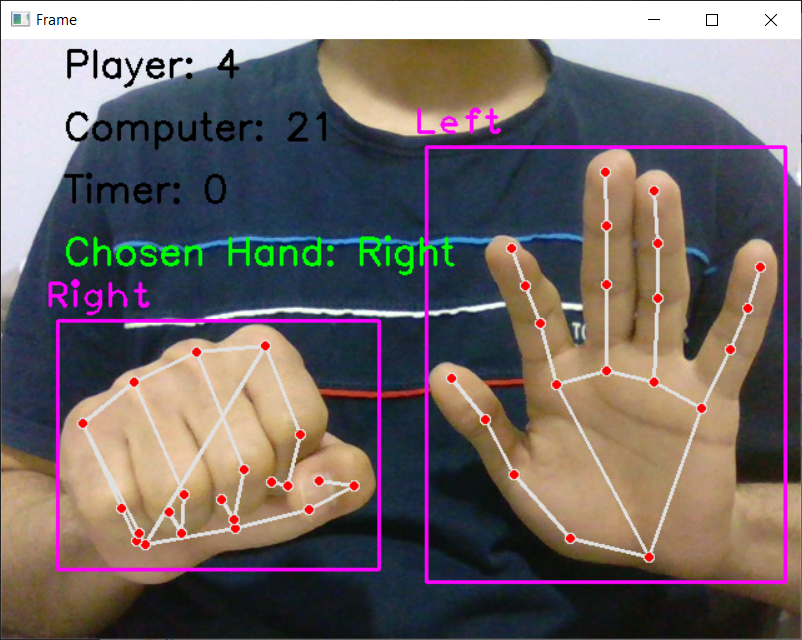
#> input picture golyapooch.PNG, 802 x 640 px
$ python -i golyapooch.py   (imports and definitions only)
#> lines starting #> are read from the running program, lines starting #| are printed output that depends on the picture; after the words box and inside, x2 and y2 are one past the last pixel; in counts of white or black regions, pixels touching at a corner belong together
#> further down, picture is the input picture: shape (640, 802, 3); mean B, G, R 105.6, 105.5, 115.2
import numpy as np
import cv2
import time
import random
import imutils
from cvzone.HandTrackingModule import HandDetector

# Initialize hand detector
# [1 line that did not run here, left out]

# Initialize variables
startGame = False
scores = [0, 0]
initial_time = None
chosen_hand = None

# Initialize video capture
# [1 line not run here, left out]

# Function to detect hand
def detect_hand(frame):
    # Convert frame to HSV color space
    hsv = cv2.cvtColor(frame, cv2.COLOR_BGR2HSV)
#> hsv: shape (640, 802, 3); mean H, S, V 66, 97.3, 130.8

    # Define range of skin color in HSV
    lower_skin = np.array([0, 20, 70], dtype=np.uint8)
    upper_skin = np.array([20, 255, 255], dtype=np.uint8)

    # Threshold the HSV image to get only skin color
    mask = cv2.inRange(hsv, lower_skin, upper_skin)
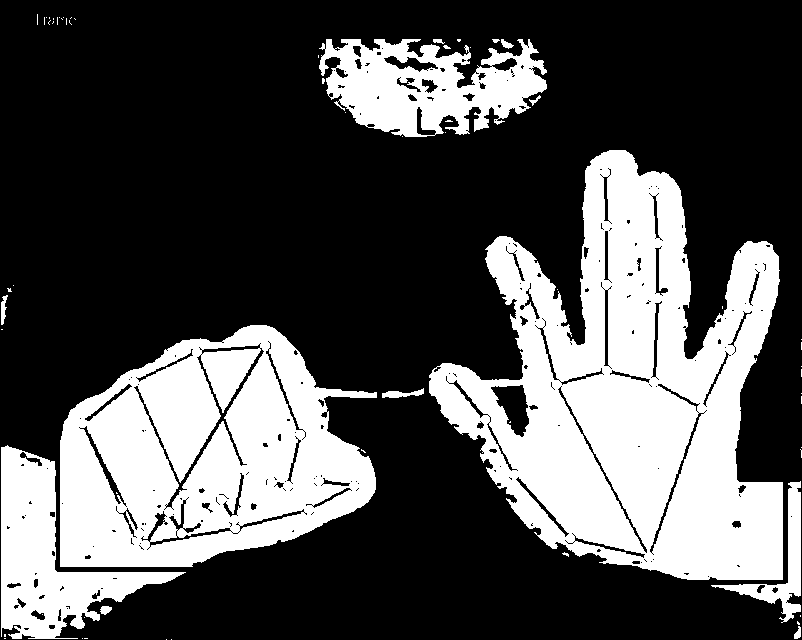
#> mask: shape (640, 802); 32% white; 64 white regions (50 under 20 px)

    # Find contours
    contours, _ = cv2.findContours(mask.copy(), cv2.RETR_EXTERNAL, cv2.CHAIN_APPROX_SIMPLE)
#> contours = 61 contours, 49 with area under 20; largest, box (x1, y1, x2, y2) and area: (429, 150, 783, 580) 86997, (60, 325, 377, 567) 55393, (319, 39, 547, 137) 14404, (1, 445, 186, 639) 13136, (711, 481, 801, 623) 2304

    # Check if any contours are found
    if len(contours) > 0:
        # Find the largest contour (the hand)
        hand_contour = max(contours, key=cv2.contourArea)
#> hand_contour = contour of 952 points, box (x1, y1, x2, y2) (429, 150, 783, 580), area 86997
        return hand_contour
    else:
        return None

# Function to detect ball in hand
def detect_ball_in_hand(hand_region):
    blurred = cv2.GaussianBlur(frame, (11, 11), 0)
    hsv = cv2.cvtColor(blurred, cv2.COLOR_BGR2HSV)
    yellowLower, yellowUpper = (20, 100, 100), (30, 255, 255)
    mask = cv2.inRange(hsv, yellowLower, yellowUpper)
    mask = cv2.erode(mask, None, iterations=2)
    mask = cv2.dilate(mask, None, iterations=2)

    cnts = cv2.findContours(mask.copy(), cv2.RETR_EXTERNAL, cv2.CHAIN_APPROX_SIMPLE)
    cnts = imutils.grab_contours(cnts)

    if cnts:
        c = max(cnts, key=cv2.contourArea)
        ((x, y), radius) = cv2.minEnclosingCircle(c)
        M = cv2.moments(c)
        center = (int(M["m10"] / M["m00"]), int(M["m01"] / M["m00"]))
        if radius > 10:
            cv2.circle(frame, (int(x), int(y)), int(radius),
            (0, 255, 255), 2)
            cv2.circle(frame, center, 5, (0, 0, 255), -1)
            return True
        else:
            return False


# Function to start the game
def start_game():
    global startGame, initial_time
    startGame = True
    initial_time = time.time()

# Function to reset game variables
def reset_game():
    global startGame, initial_time, chosen_hand
    startGame = False
    initial_time = None
    chosen_hand = None

# Main loop
# [83 lines not run here, left out]

>>> import cv2
>>> picture = cv2.imread('golyapooch.PNG')
>>> result = detect_hand(picture)
#> result has the same summary as hand_contour in detect_hand
